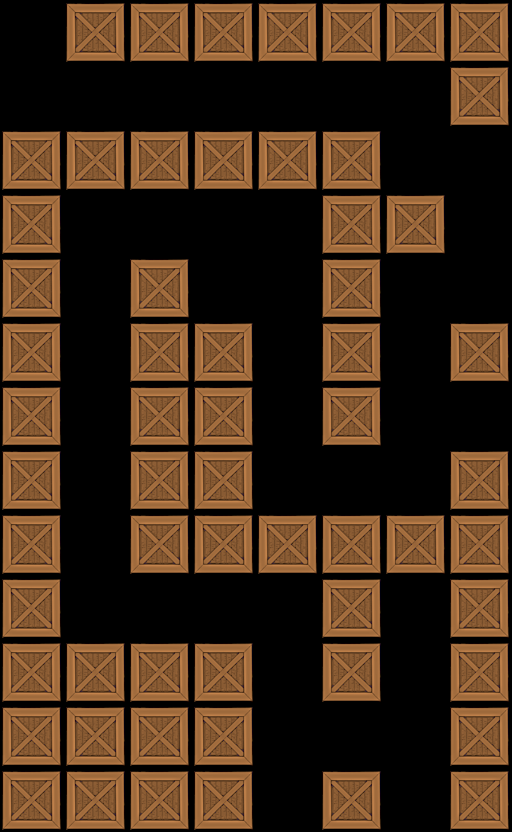

A 2D game scene composited from a Tiled map and its tileset images. What follows is a short description and the map's XML, with each tile layer's data collapsed to a summary:
An orthogonal 8x13 tile map with 64x64 px tiles, 1 tile layer (Tile Layer 1).

<map version="1.0" orientation="orthogonal" width="8" height="13" tilewidth="64" tileheight="64">
 <tileset firstgid="1" name="crate" tilewidth="64" tileheight="64">
  <image source="../../crate3.png" width="64" height="64" />
 </tileset>
 <layer name="Tile Layer 1" width="8" height="13">
  <data>[104 cells, 60 non-empty, 1 distinct tile ids]</data>
 </layer>
</map>
